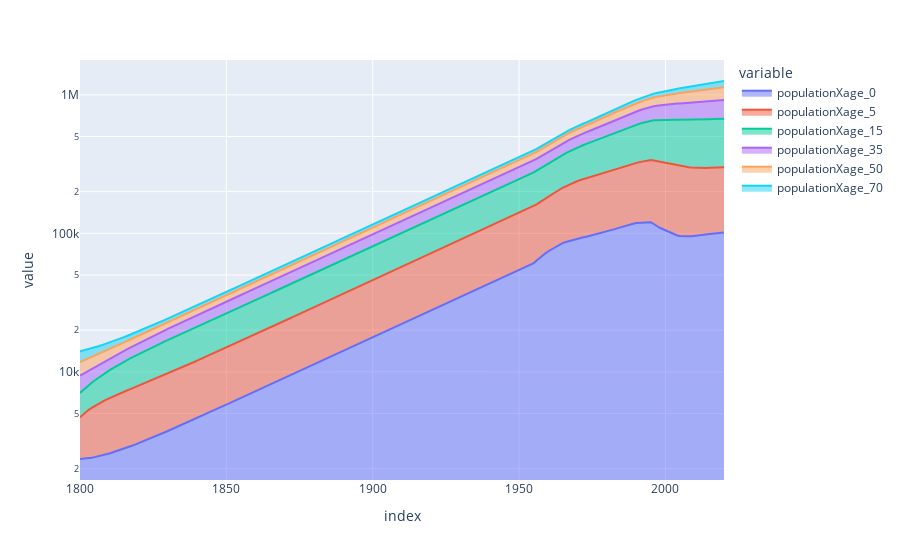

The notebook cell saved with this chart:
### Code cell
pop.plot.area(log_y=True)

### Figure 1 — Plotly figure (JSON) as saved in the notebook; plotly's stock layout.template omitted (floating-point values rounded to 4 significant figures; data arrays with more than 128 entries replaced by an {"elided": "..."} marker saying what was removed)
{"data": [{"fillpattern": {"shape": ""}, "hovertemplate": "variable=populationXage_0<br>index=%{x}<br>value=%{y}<extra></extra>", "legendgroup": "populationXage_0", "line": {"color": "#636efa"}, "marker": {"symbol": "circle"}, "mode": "lines", "name": "populationXage_0", "orientation": "v", "showlegend": true, "stackgroup": "1", "type": "scatter", "x": {"elided": "221 int values"}, "xaxis": "x", "y": {"elided": "221 float values"}, "yaxis": "y"}, {"fillpattern": {"shape": ""}, "hovertemplate": "variable=populationXage_5<br>index=%{x}<br>value=%{y}<extra></extra>", "legendgroup": "populationXage_5", "line": {"color": "#EF553B"}, "marker": {"symbol": "circle"}, "mode": "lines", "name": "populationXage_5", "orientation": "v", "showlegend": true, "stackgroup": "1", "type": "scatter", "x": {"elided": "221 int values"}, "xaxis": "x", "y": {"elided": "221 float values"}, "yaxis": "y"}, {"fillpattern": {"shape": ""}, "hovertemplate": "variable=populationXage_15<br>index=%{x}<br>value=%{y}<extra></extra>", "legendgroup": "populationXage_15", "line": {"color": "#00cc96"}, "marker": {"symbol": "circle"}, "mode": "lines", "name": "populationXage_15", "orientation": "v", "showlegend": true, "stackgroup": "1", "type": "scatter", "x": {"elided": "221 int values"}, "xaxis": "x", "y": {"elided": "221 float values"}, "yaxis": "y"}, {"fillpattern": {"shape": ""}, "hovertemplate": "variable=populationXage_35<br>index=%{x}<br>value=%{y}<extra></extra>", "legendgroup": "populationXage_35", "line": {"color": "#ab63fa"}, "marker": {"symbol": "circle"}, "mode": "lines", "name": "populationXage_35", "orientation": "v", "showlegend": true, "stackgroup": "1", "type": "scatter", "x": {"elided": "221 int values"}, "xaxis": "x", "y": {"elided": "221 float values"}, "yaxis": "y"}, {"fillpattern": {"shape": ""}, "hovertemplate": "variable=populationXage_50<br>index=%{x}<br>value=%{y}<extra></extra>", "legendgroup": "populationXage_50", "line": {"color": "#FFA15A"}, "marker": {"symbol": "circle"}, "mode": "lines", "name": "populationXage_50", "orientation": "v", "showlegend": true, "stackgroup": "1", "type": "scatter", "x": {"elided": "221 int values"}, "xaxis": "x", "y": {"elided": "221 float values"}, "yaxis": "y"}, {"fillpattern": {"shape": ""}, "hovertemplate": "variable=populationXage_70<br>index=%{x}<br>value=%{y}<extra></extra>", "legendgroup": "populationXage_70", "line": {"color": "#19d3f3"}, "marker": {"symbol": "circle"}, "mode": "lines", "name": "populationXage_70", "orientation": "v", "showlegend": true, "stackgroup": "1", "type": "scatter", "x": {"elided": "221 int values"}, "xaxis": "x", "y": {"elided": "221 float values"}, "yaxis": "y"}], "layout": {"legend": {"title": {"text": "variable"}, "tracegroupgap": 0}, "margin": {"t": 60}, "xaxis": {"anchor": "y", "domain": [0, 1], "title": {"text": "index"}}, "yaxis": {"anchor": "x", "domain": [0, 1], "title": {"text": "value"}, "type": "log"}}}
